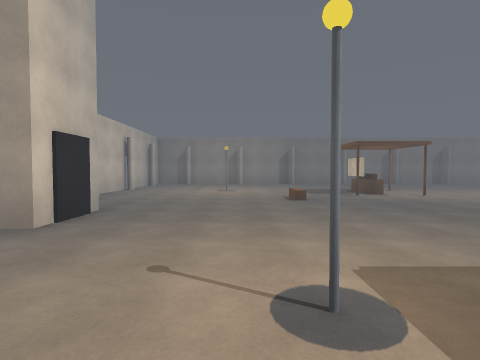
View 1 (above)

18 first-person views from a walk through a Unity game level. The camera is 1.5 m above the floor, tilts 2° down and sees 80° across. The floor is counted in squares, 2 m on a side. Each view is taken from the middle of a square. On the plan, view 1 faces up. The plan holds only what a view shows up to about 10 squares ahead; the rest is blank. The player is left out. Door leaves are left out, so doorways stand open.

View 2
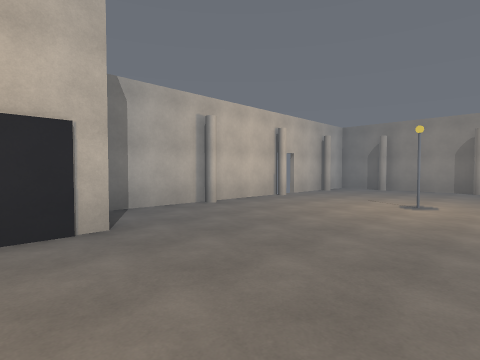

View 3
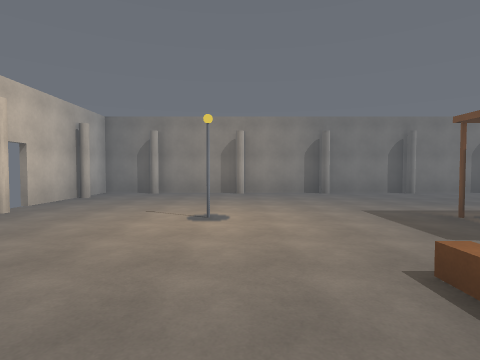

View 4
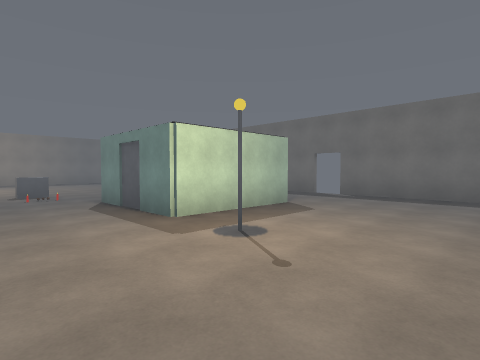

View 5
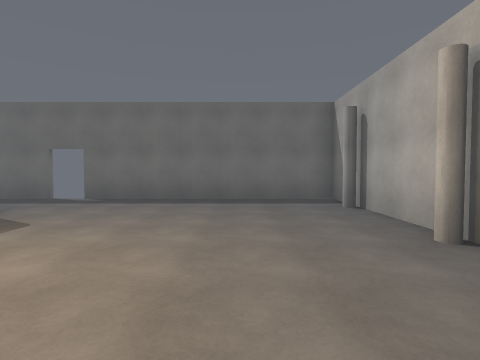

View 6
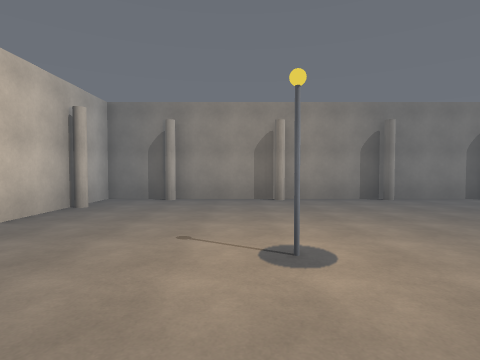

View 7
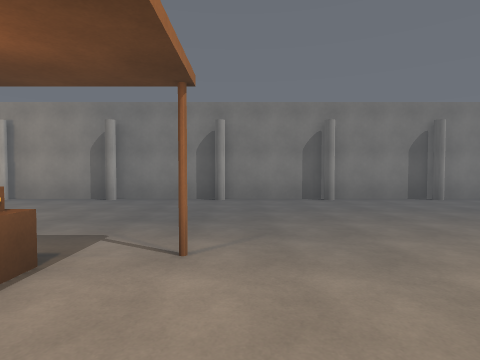

View 8
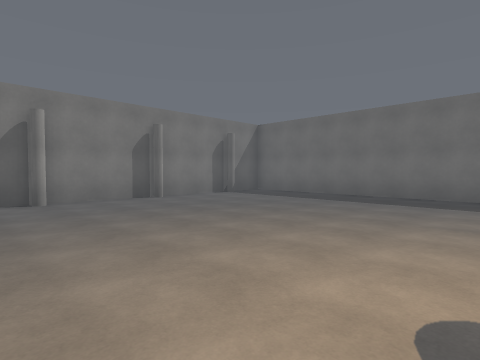

View 9
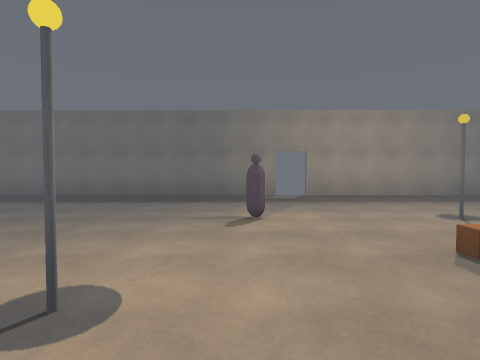

View 10
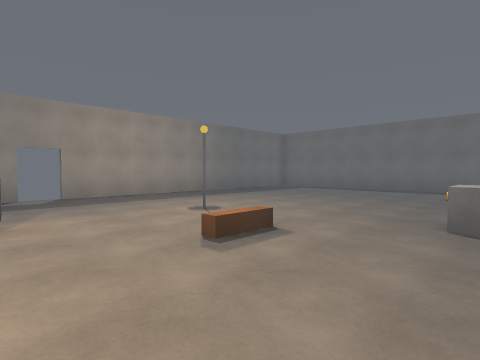

View 11
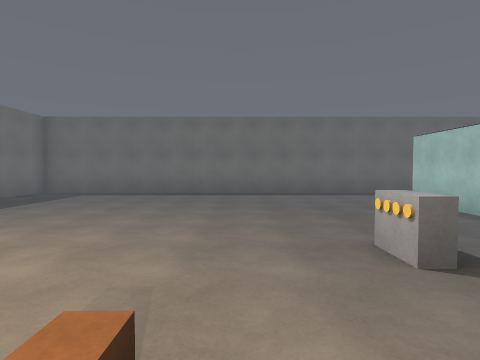

View 12
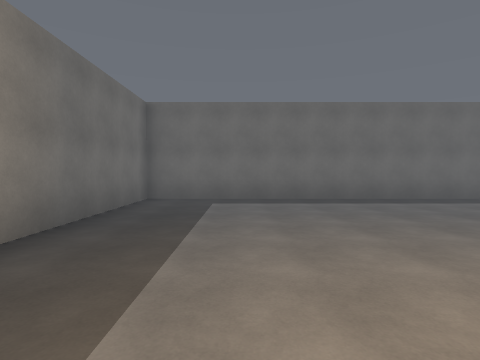

View 13
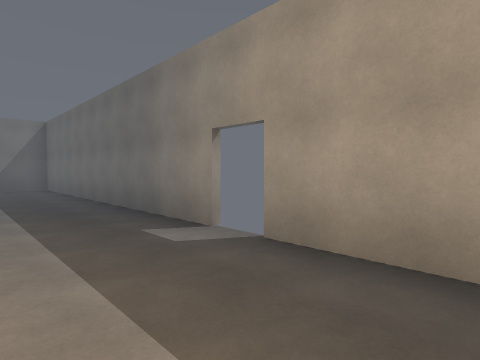

View 14
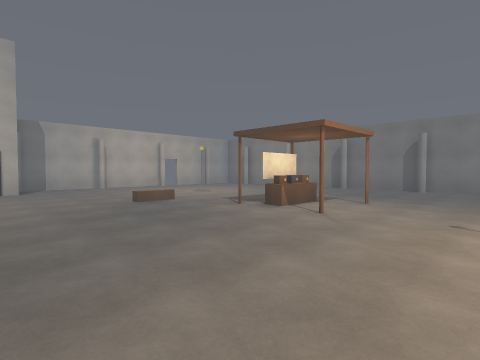

View 15
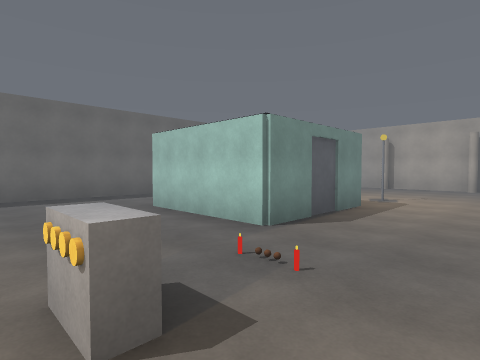

View 16
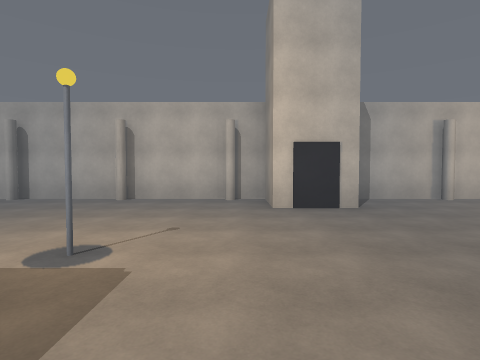

View 17
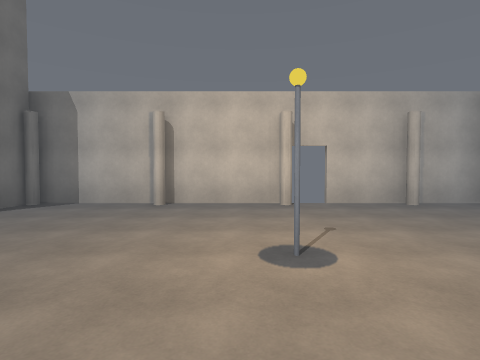

View 18
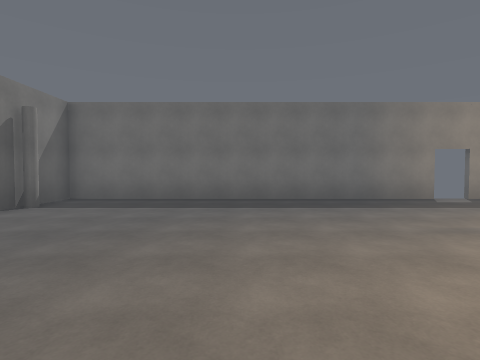

### Floor plan
Points are (right, up) in squares from view 1. A wall is a line through its corners. A room is listed if a view was taken in it or the views show most of it. See-through windows are left out.
Room 1 (views 1, 2, 3, 4, 5, 6, 7, 8, 9, 10, 11, 12, 13, 14, 15, 16, 17, 18)
walls: (1.9, -1.5) (1.9, 1.6) (5.1, 1.6) (5.1, -1.5); (-2.6, 5.4) (-2.6, 3.7) (-4.1, 3.7); (15.4, 5.9) (15.4, 15.4) (-4.4, 15.4) (-4.4, 11.9); (-4.4, 3.8) (-4.4, -4.4) (2.1, -4.4); (2.9, -4.4) (15.4, -4.4) (15.4, 5.1); (-4.4, 11) (-4.4, 5.5)
ways out: open door at (-4.7, 11.7); open door at (2.5, -4.5); open door at (15.5, 5.5)
objects: other object (-4, -3); other object (-4, 0); other object (-4, 3); other object (-4, 5); other object (-4, 8); other object (-4, 11); other object (-4, 14); other object (-3, 15); other object (-1, 10) to (0, 11); other object (0, 1) to (1, 2); other object (0, 15); other object (3, 15); other object (4, 9) to (4, 10); other object (5, 15); other object (7, 2) to (7, 3); other object (8, 2); other object (8, 3); other object (8, 8); other object (8, 15); other object (11, 3) to (12, 4); other object (11, 15); other object (14, 15)

Where each view was taken, in squares from view 1:
view 1: 0 up, 0 right, facing up
view 2: 4 up, 1 right, facing up-left
view 3: 6 up, 0 right, facing up
view 4: 4 up, 2 left, facing down-right
view 5: 3 up, 2 left, facing down
view 6: 8 up, 1 left, facing up
view 7: 8 up, 6 right, facing up
view 8: 8 up, 7 right, facing up-right
view 9: 7 up, 7 right, facing right
view 10: 7 up, 7 right, facing down-right
view 11: 5 up, 9 right, facing down
view 12: 3 up, 13 right, facing down
view 13: 3 up, 13 right, facing up-right
view 14: 4 up, 8 right, facing up-left
view 15: 4 up, 8 right, facing down-left
view 16: 3 up, 3 right, facing left
view 17: 10 up, 2 right, facing left
view 18: 11 up, 8 right, facing right
